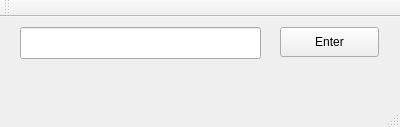
<?xml version="1.0" encoding="UTF-8"?>
<ui version="4.0">
 <class>MainWindow</class>
 <widget class="QMainWindow" name="MainWindow">
  <property name="geometry">
   <rect>
    <x>0</x>
    <y>0</y>
    <width>400</width>
    <height>127</height>
   </rect>
  </property>
  <property name="windowTitle">
   <string>MainWindow</string>
  </property>
  <widget class="QWidget" name="centralWidget">
   <widget class="QLineEdit" name="lineEdit">
    <property name="geometry">
     <rect>
      <x>20</x>
      <y>10</y>
      <width>241</width>
      <height>32</height>
     </rect>
    </property>
   </widget>
   <widget class="QPushButton" name="pushButton">
    <property name="geometry">
     <rect>
      <x>280</x>
      <y>10</y>
      <width>99</width>
      <height>30</height>
     </rect>
    </property>
    <property name="text">
     <string>Enter</string>
    </property>
   </widget>
  </widget>
  <widget class="QMenuBar" name="menuBar">
   <property name="geometry">
    <rect>
     <x>0</x>
     <y>0</y>
     <width>400</width>
     <height>28</height>
    </rect>
   </property>
  </widget>
  <widget class="QToolBar" name="mainToolBar">
   <attribute name="toolBarArea">
    <enum>TopToolBarArea</enum>
   </attribute>
   <attribute name="toolBarBreak">
    <bool>false</bool>
   </attribute>
  </widget>
  <widget class="QStatusBar" name="statusBar"/>
 </widget>
 <layoutdefault spacing="6" margin="11"/>
 <resources/>
 <connections/>
</ui>
